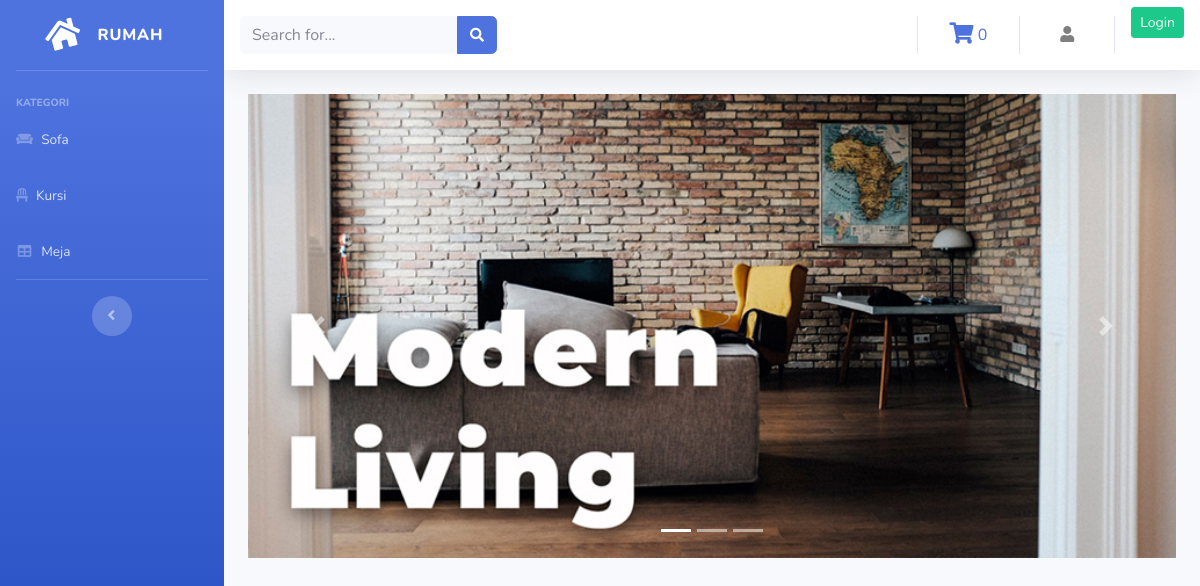
Before: /Proyek/index.php/kategori/kursi with the older database file.
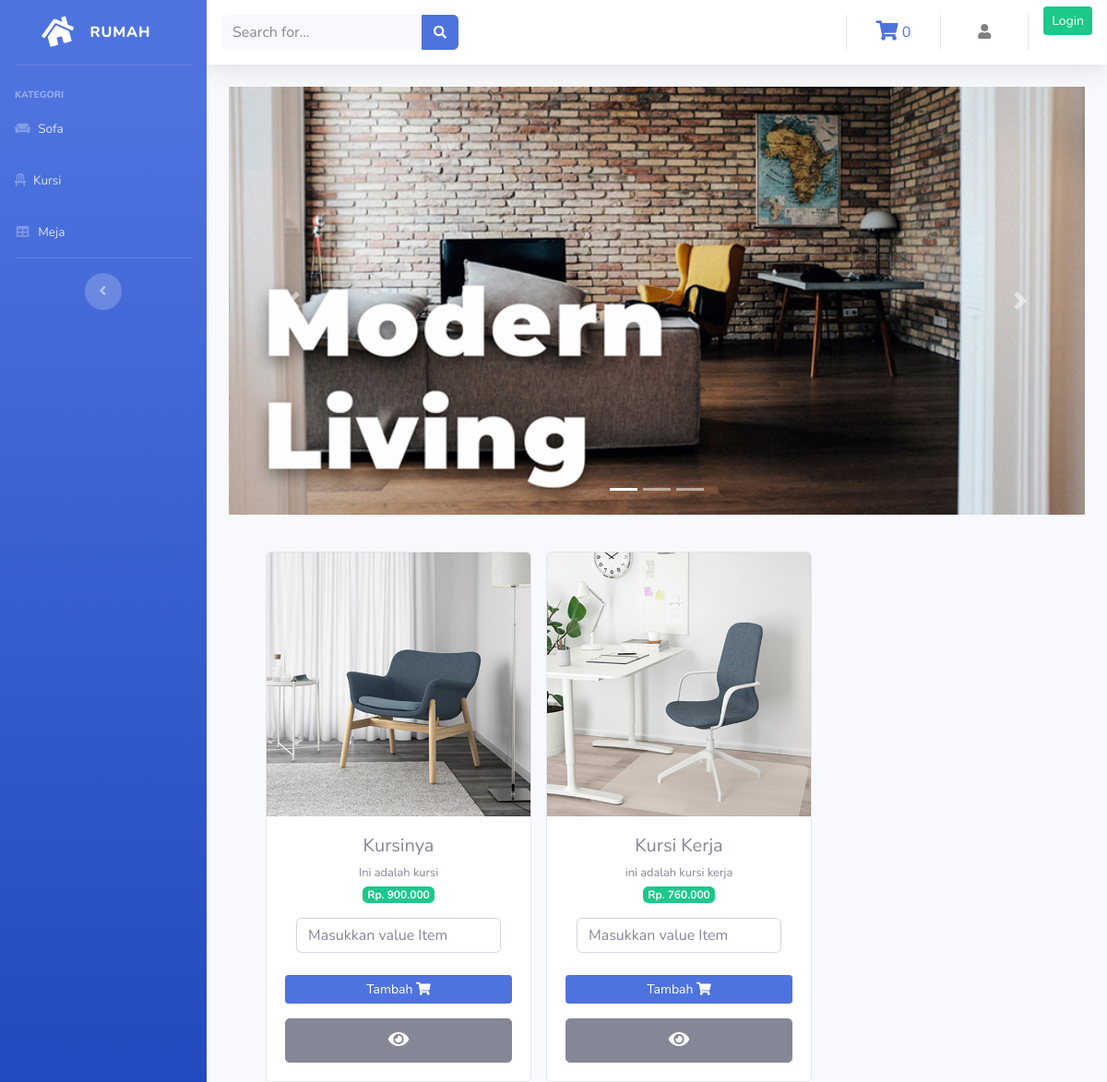
After: the same page with the newer database file.
### tables this page shows
CREATE TABLE `product` (
  `id_barang` int(11) NOT NULL,
  `nama_barang` varchar(100) NOT NULL,
  `deskripsi` varchar(225) NOT NULL,
  `kategori` varchar(60) NOT NULL,
  `harga` int(100) NOT NULL,
  `stok` int(4) NOT NULL,
  `gambar` text NOT NULL
);

### Proyek/application/controllers/kategori.php (called while the page is built, shortened)
<?php
    class kategori extends CI_Controller {
        public function kursi()
        {
            $data['kursi'] = $this->model_kategori->data_kursi()->result();
            $this->load->view('Template/header');
            $this->load->view('Template/sidebar');
            $this->load->view('kursi', $data);
            $this->load->view('Template/footer');
        }
    }
?>

### Proyek/index.php (called while the page is built, shortened)
<?php
require_once BASEPATH.'core/CodeIgniter.php';

### Proyek/application/models/model_kategori.php (called while the page is built, shortened)
<?php
    class model_kategori extends CI_Model {
        public function data_kursi(){
            return $this->db->get_where("product", array('kategori'=>'kursi'));
        }
    }
?>

### Proyek/application/views/kursi.php (the view, shortened to what this page needs)
<div class="container-fluid">
    <div id="carouselExampleIndicators" class="carousel slide" data-ride="carousel">
    <ol class="carousel-indicators">
        <li data-target="#carouselExampleIndicators" data-slide-to="0" class="active"></li>
        <li data-target="#carouselExampleIndicators" data-slide-to="1"></li>
        <li data-target="#carouselExampleIndicators" data-slide-to="2"></li>
    </ol>
    <div class="carousel-inner">sss
        <div class="carousel-item active">
        <img src="<?php echo base_url('assets/img/Slide1.jpg') ?>" class="d-block w-100" alt="...">
        </div>
    </div>
    <a class="carousel-control-prev" href="#carouselExampleIndicators" role="button" data-slide="prev">
        <span class="carousel-control-prev-icon" aria-hidden="true"></span>
    </a>
    <a class="carousel-control-next" href="#carouselExampleIndicators" role="button" data-slide="next">
        <span class="carousel-control-next-icon" aria-hidden="true"></span>
    </a>
    </div>
    <div class="row text-center ml-4 mt-4">
        <?php foreach ($kursi as $brg) : ?>
            <div class="card ml-3 mt-3" style="width: 18rem;">
                <img src="<?php echo base_url().'/uploads/'.$brg->gambar ?>" class="card-img-top" alt="...">
                <div class="card-body">
                    <h5 class="card-title mb-1"><?php echo $brg->nama_barang ?></h5>
                    <small><?php echo $brg->deskripsi ?></small><br>
                    <span class="badge badge-success mb-3">Rp. <?php echo number_format ($brg->harga, 0,',','.') ?></span><br>
                    <form method="POST" action="<?php echo base_url().'Admin/tambah_keranjang/'.$brg->id_barang?>">
                            <div class="col-sm">
                                <input type="number" class="form-control" placeholder="Masukkan value Item" name="qty">
                            </div><br>
                            <button class="btn btn-primary btn-sm btn-block" type=submit>Tambah <i class="fas fa-shopping-cart"></i></button>
                       </form>
                    <?php echo anchor('Admin/detail/' .$brg->id_barang,'<div class="btn btn-secondary btn-lg btn-block"><i class="fas fa-eye"></i></div>') ?>
                </div>
            </div>
        <?php endforeach ?>
    </div>
</div>

Changed rows visible on the page:
now on this page (row edited): product: gambar (picture), nama_barang "Kursinya", deskripsi "Ini adalah kursi", harga "900.000"
now on this page (row edited): product: gambar (picture), nama_barang "Kursi Kerja", deskripsi "ini adalah kursi kerja", harga "760.000"
